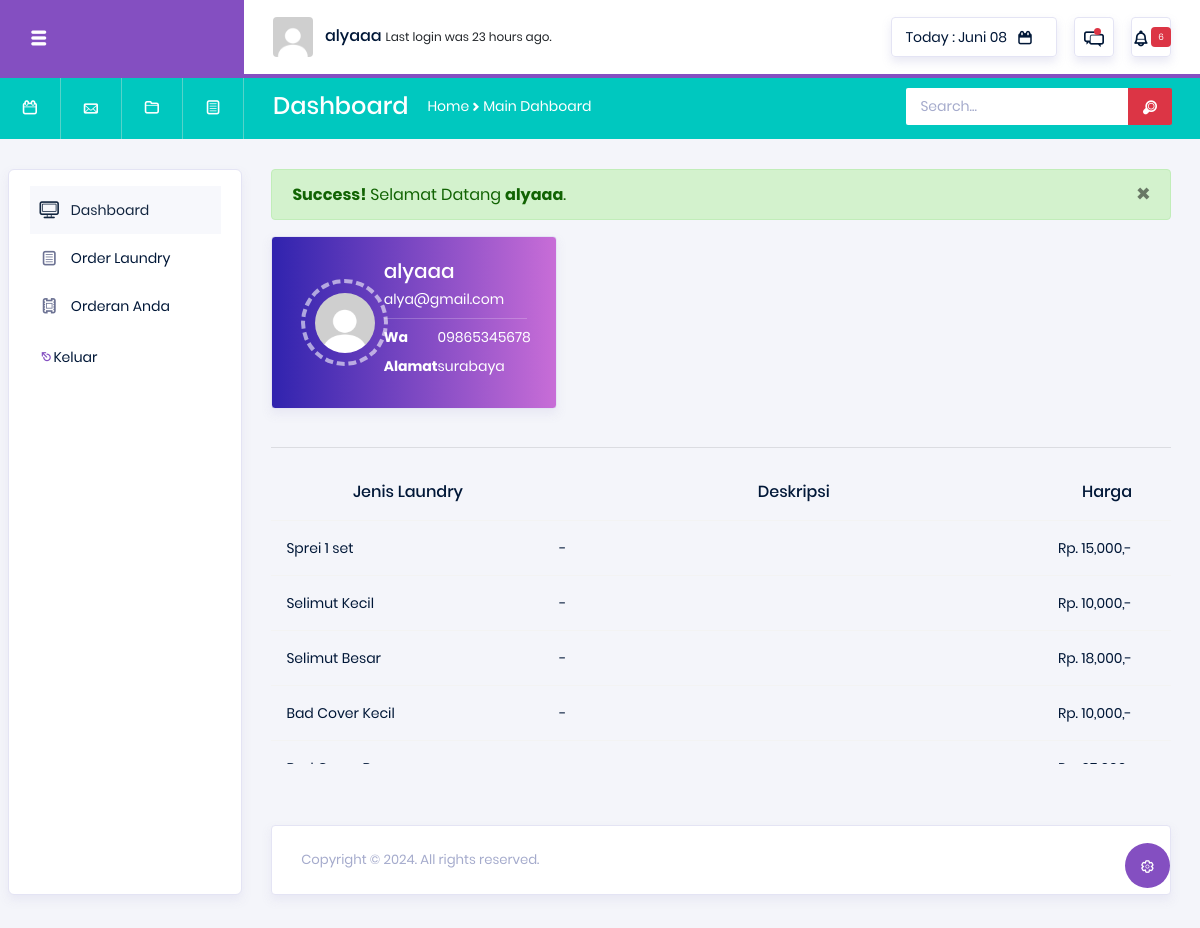
/pelanggan/index.php (signed in), run on the app's committed database.
### tables this page shows
CREATE TABLE `tb_pelanggan` (
  `id_pelanggan` int(11) NOT NULL,
  `username_pel` varchar(50) NOT NULL,
  `password_pel` varchar(80) NOT NULL,
  `nama_pelanggan` varchar(50) NOT NULL,
  `alamat` text NOT NULL,
  `nomor_hp` varchar(15) NOT NULL,
  `email` varchar(50) NOT NULL,
  `foto` varchar(100) NOT NULL,
  `last_login` time NOT NULL
);

CREATE TABLE `tb_item` (
  `id_item` int(11) NOT NULL,
  `nama_item` varchar(50) NOT NULL,
  `harga_peritem` int(11) NOT NULL,
  `deskripsi_item` text NOT NULL,
  `foto_item` varchar(100) NOT NULL
);

### pelanggan/notifikasi.php (called while the page is built, shortened)
<?php
include '../koneksi.php';
$idP = $_SESSION['pelanggan'];
$dataP = "SELECT * FROM tb_pelanggan WHERE id_pelanggan='$idP'";
$result = mysqli_query($koneksi, $dataP);
$p = mysqli_fetch_assoc($result);
?>

### pelanggan/index.php (the view, shortened to what this page needs)
<?php
include '../koneksi.php';
$idP = $_SESSION['pelanggan'];
$dataP = "SELECT * FROM tb_pelanggan WHERE id_pelanggan='$idP'";
$result = mysqli_query($koneksi, $dataP);
$p = mysqli_fetch_assoc($result);
$query = "SELECT COUNT(*) AS new_notifications FROM tb_order WHERE status_order AND status_notif='belum dilihat' AND pel_id='$idP'";
$notif = mysqli_query($koneksi, $query);
$row = mysqli_fetch_assoc($notif);
$newNotifications = $row['new_notifications'];
?>
<!DOCTYPE html>
<html lang="en">
<head>
  <link rel="stylesheet" href="vendors/typicons/typicons.css">
  <link rel="stylesheet" href="vendors/css/vendor.bundle.base.css">
  <link rel="stylesheet" href="css/vertical-layout-light/style.css">
</head>
<body>
  <div class="container-scroller">
    <nav class="navbar col-lg-12 col-12 p-0 fixed-top d-flex flex-row">
      <div class="navbar-brand-wrapper d-flex justify-content-center">
        <div class="navbar-brand-inner-wrapper d-flex justify-content-between align-items-center w-100">
          <button class="navbar-toggler navbar-toggler align-self-center" type="button" data-toggle="minimize">
            <span class="typcn typcn-th-menu"></span>
          </button>
        </div>
      </div>
      <div class="navbar-menu-wrapper d-flex align-items-center justify-content-end">
        <ul class="navbar-nav mr-lg-2">
          <li class="nav-item nav-profile dropdown">
            <a class="nav-link" href="#" data-toggle="dropdown" id="profileDropdown">
              <img src="pelanggan1/<?php echo $p['foto']; ?>" alt="profile"/>
              <span class="nav-profile-name"><?php echo $p['nama_pelanggan']; ?></span>
            </a>
          </li>
          <li class="nav-item nav-user-status dropdown">
              <p class="mb-0">Last login was 23 hours ago.</p>
          </li>
        </ul>
        <ul class="navbar-nav navbar-nav-right">
          <li class="nav-item nav-date dropdown">
            <a class="nav-link d-flex justify-content-center align-items-center" href="javascript:;">
              <h6 class="date mb-0">Today : <?php include 'tanggal.php'; ?></h6>
              <i class="typcn typcn-calendar"></i>
            </a>
          </li>
          <li class="nav-item dropdown">
            <a class="nav-link count-indicator dropdown-toggle d-flex justify-content-center align-items-center" id="messageDropdown" href="#" data-toggle="dropdown">
              <i class="typcn typcn-messages mx-0"></i>
              <span class="count"></span>
            </a>
          </li>
          <li class="nav-item dropdown mr-0">
            <a class="nav-link count-indicator dropdown-toggle d-flex align-items-center justify-content-center" id="notificationDropdown" href="#" data-toggle="dropdown">
              <i class="typcn typcn-bell mx-0"></i>
              <?php if ($newNotifications > 0) : ?>
                <span class="badge badge-danger" style="font-size: 9px;"><?php echo $newNotifications; ?></span>
              <?php endif; ?>
            </a>
              <?php include 'notifikasi.php'; ?>
          </li>
        </ul>
      </div>
    </nav>
    <nav class="navbar-breadcrumb col-xl-12 col-12 d-flex flex-row p-0">
      <div class="navbar-links-wrapper d-flex align-items-stretch">
        <div class="nav-link">
          <a href="javascript:;"><i class="typcn typcn-calendar-outline"></i></a>
        </div>
        <div class="nav-link">
          <a href="javascript:;"><i class="typcn typcn-mail"></i></a>
        </div>
        <div class="nav-link">
          <a href="javascript:;"><i class="typcn typcn-folder"></i></a>
        </div>
        <div class="nav-link">
          <a href="javascript:;"><i class="typcn typcn-document-text"></i></a>
        </div>
      </div>
      <div class="navbar-menu-wrapper d-flex align-items-center justify-content-end">
        <ul class="navbar-nav mr-lg-2">
          <li class="nav-item ml-0">
            <h4 class="mb-0">Dashboard</h4>
          </li>
          <li class="nav-item">
            <div class="d-flex align-items-baseline">
              <p class="mb-0">Home</p>
              <i class="typcn typcn-chevron-right"></i>
              <p class="mb-0">Main Dahboard</p>
            </div>
          </li>
        </ul>
        <ul class="navbar-nav navbar-nav-right">
          <li class="nav-item nav-search d-none d-md-block mr-0">
            <div class="input-group">
              <input type="text" class="form-control" placeholder="Search..." aria-label="search" aria-describedby="search">
              <div class="input-group-prepend">
                <span class="input-group-text" id="search">
                  <i class="typcn typcn-zoom"></i>
                </span>
              </div>
            </div>
          </li>
        </ul>
      </div>
    </nav>
    <div class="container-fluid page-body-wrapper">
      <div class="theme-setting-wrapper">
        <div id="settings-trigger"><i class="typcn typcn-cog-outline"></i></div>
      </div>
      <nav class="sidebar sidebar-offcanvas" id="sidebar">
        <ul class="nav">
          <li class="nav-item">
            <a class="nav-link" href="index.php">
              <i class="typcn typcn-device-desktop menu-icon"></i>
              <span class="menu-title">Dashboard</span>
            </a>
          </li>
          <li class="nav-item">
            <a class="nav-link" href="order.php">
              <i class="typcn typcn-document-text menu-icon"></i>
              <span class="menu-title">Order Laundry</span>
            </a>
          </li>
          <li class="nav-item">
            <a class="nav-link" href="transaksi_oderan.php">
              <i class="typcn typcn-film menu-icon"></i>
              <span class="menu-title">Orderan Anda</span>
            </a>
          </li>
          <li class="nav-item">
            <a class="nav-link" href="keluar.php">
              <i class="typcn typcn-eject text-primary"></i>
              <span class="menu-title">Keluar</span>
            </a>
          </li>
        </ul>
      </nav>
      <div class="main-panel">
        <div class="content-wrapper">
          <div class="alert alert-sm alert-success">
              <strong>Success!</strong> Selamat Datang <b><?php echo $p['nama_pelanggan']; ?></b>.
              <button type="button" class="close" data-dismiss="modal" aria-label="Close">
                <span aria-hidden="true">&times;</span>
              </button>
          </div>
          <div class="row">
            <div class="col-md-6 col-xl-4 grid-margin stretch-card">
              <div class="row">
                <div class="col-md-12 stretch-card">
                  <div class="card profile-card bg-gradient-primary">
                    <div class="card-body">
                      <div class="row align-items-center h-100">
                        <div class="col-md-4">
                          <figure class="avatar mx-auto mb-4 mb-md-0">
                            <img src="pelanggan1/<?php echo $p['foto']; ?>" alt="avatar">
                          </figure>
                        </div>
                        <div class="col-md-8">
                          <h5 class="text-white text-center text-md-left"><?php echo $p['nama_pelanggan']; ?></h5>
                          <p class="text-white text-center text-md-left"><?php echo $p['email']; ?></p>
                          <div class="d-flex align-items-center justify-content-between info pt-2">
                            <div>
                              <p class="text-white font-weight-bold">Wa</p>
                              <p class="text-white font-weight-bold">Alamat</p>
                            </div>
                            <div>
                              <p class="text-white"><?php echo $p['nomor_hp']; ?></p>
                              <p class="text-white"><?php echo $p['alamat']; ?></p>
                            </div>
                          </div>
                        </div>
                      </div>
                    </div>
                  </div>
                </div>
              </div>
            </div>
          </div>
          <hr>
          <div style="overflow-x: auto; overflow-y: auto; max-height: 300px;">
            <table class="table table-striped">
              <thead>
                <tr class="text-center">
                  <th>Jenis Laundry</th>
                  <th>Deskripsi</th>
                  <th>Harga</th>
                </tr>
              </thead>
              <tbody>
                <?php
                $i = mysqli_query($koneksi, "SELECT * FROM tb_item");
                while ($ri = mysqli_fetch_assoc($i)){
                ?>
                <tr style="text-align: justify;">
                  <td><?php echo $ri['nama_item']; ?></td>
                  <td><?php echo $ri['deskripsi_item']; ?></td>
                  <td><?php echo "Rp. " .number_format($ri['harga_peritem']). ",-"; ?></td>
                </tr>
                <?php } ?>
              </tbody>
          </table>
        </div>
        </div>
        <footer class="footer">
            <div class="card">
                <div class="card-body">
                    <div class="d-sm-flex justify-content-center justify-content-sm-between">
                        <span class="text-muted text-center text-sm-left d-block d-sm-inline-block">Copyright © <?php echo date("Y"); ?>. All rights reserved.</span>
                    </div>
                </div>
            </div>
        </footer>
      </div>
    </div>
  </div>
</body>
</html>

### pelanggan/tanggal.php
<?php
$bulan = array(
    1 => 'Januari',
    2 => 'Februari',
    3 => 'Maret',
    4 => 'April',
    5 => 'Mei',
    6 => 'Juni',
    7 => 'Juli',
    8 => 'Agustus',
    9 => 'September',
    10 => 'Oktober',
    11 => 'November',
    12 => 'Desember'
);
$tanggal_hari_ini = date('m-d');
list($bulan_angka, $tanggal) = explode('-', $tanggal_hari_ini);
$bulan_indonesia = $bulan[(int)$bulan_angka];
$tanggal_format = $bulan_indonesia . ' ' . $tanggal;
echo $tanggal_format;
?>

### data on the page
tb_pelanggan: foto (picture), nama_pelanggan "alyaaa", email "alya@gmail.com", nomor_hp "09865345678", alamat "surabaya"
tb_item: nama_item "Sprei 1 set", deskripsi_item "-", harga_peritem "15,000"
tb_item: nama_item "Selimut Kecil", deskripsi_item "-", harga_peritem "10,000"
tb_item: nama_item "Selimut Besar", deskripsi_item "-", harga_peritem "18,000"
tb_item: nama_item "Bad Cover Kecil", deskripsi_item "-", harga_peritem "10,000"

### other printed values
$tanggal_format "Juni 08"
$newNotifications "6"
